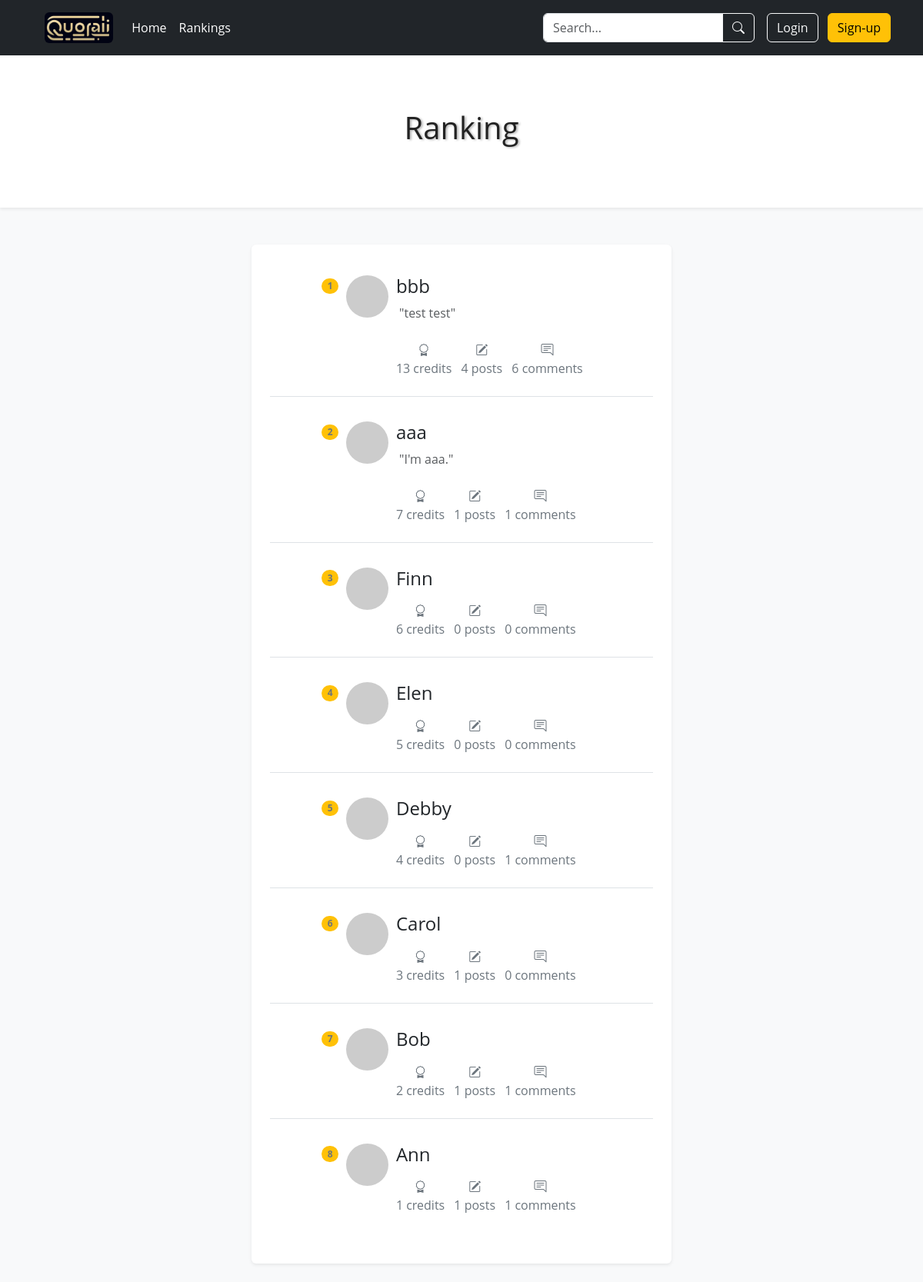
Page /ranking-page on the earlier database version.
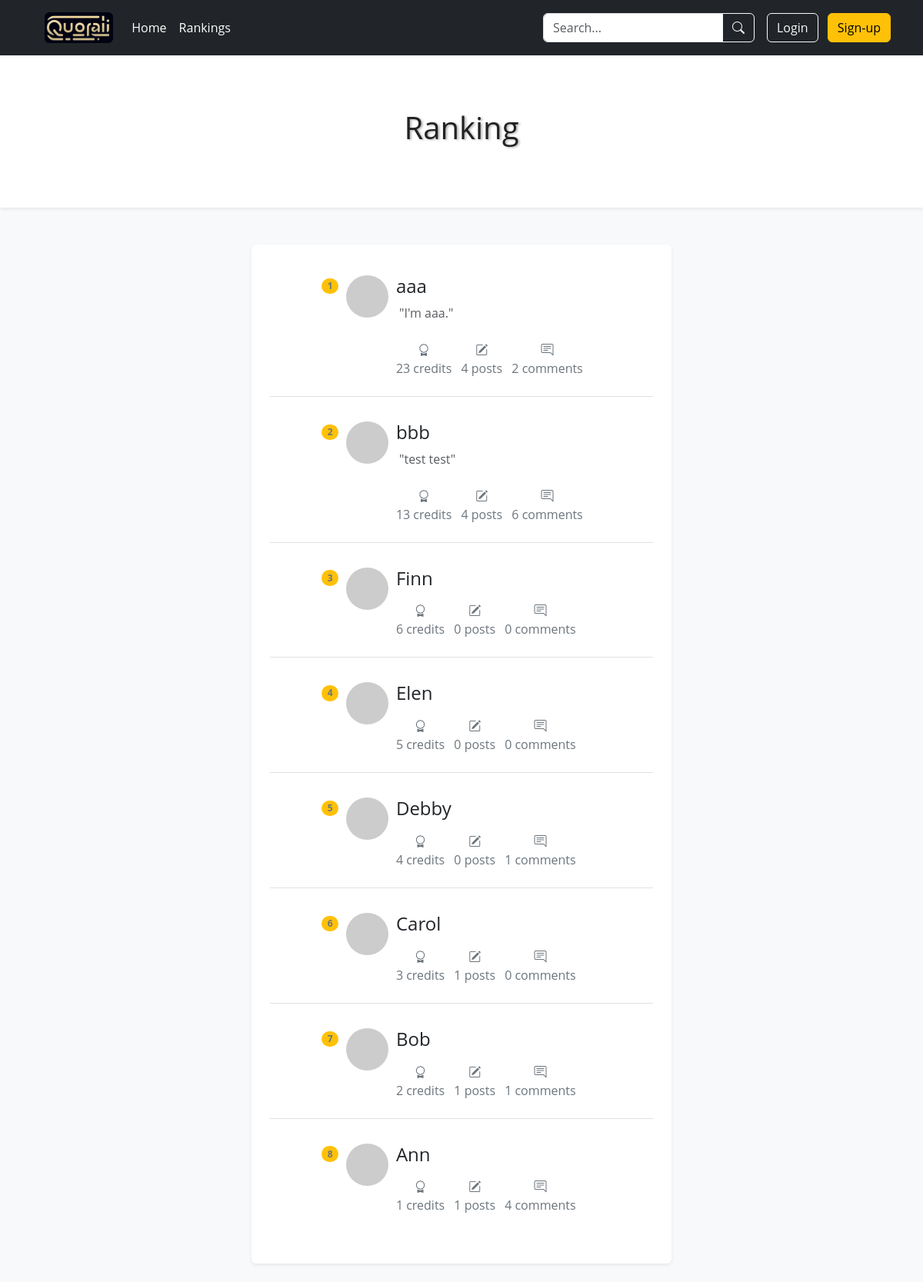
Same page on the later database version.
### app/models.py (models this page shows, shortened)
class User(db.Model, UserMixin):
    id = db.Column(db.Integer, primary_key=True)
    username = db.Column(db.String(16), index=True, unique=True)
    email = db.Column(db.String(64), index=True, unique=True)
    password_hash = db.Column(db.String(256))
    credit = db.Column(db.Integer, default=0)
    bio = db.Column(db.String(1024))
    posts = db.relationship('Post', backref='author', lazy=True)
    comments = db.relationship('Comment', backref='author', lazy='dynamic')

### app/routes.py (the view)
@app.route('/ranking-page')
def rankingPage():
    users = User.query.order_by(desc(User.credit)).all()
    for user in users:
        user.robohash_url = robohash_url(user.email)
    return render_template("ranking-page.html", title='Ranking page', users=users)

### app/routes.py (called while the page is built)
def robohash_url(text):
    return f"https://robohash.org/{text}"

### app/templates/ranking-page.html (shortened to what this page needs)
{% extends "base.html" %}
{% block style %}
<link rel="stylesheet" href="{{ url_for('static', filename='css/ranking-page.css') }}" />
{% endblock %}
{% block main %}
<div class="bg-light cv">
  <header class="text-center bg-white p-4 shadow-sm">
      <h1 class="danger-text py-5">Ranking</h1>
  </header>
  <div class="container mt-5">
      <div class="row clearfix">
          <div class="col-md-6 offset-md-3 column">
              <section class="p-4 mb-4 bg-white rounded shadow-sm box box-odd">
                  <ul class="list-group list-group-flush">
                    {% for user in users %}
                    <li class="list-group-item mt-2 mb-3">
                      <div class="col-md-10 offset-md-1 column row clearfix list-margin border-0">
                          <div class="col-md-1 column">
                            <span class="text-secondary badge rounded-pill bg-warning">{{ loop.index }}</span>
                          </div>
                          <div class="col-md-2 column">
                            <img alt="Profile Picture" src= "{{ user.robohash_url }}" class="rounded-circle" style="height: 55px; width: 55px;"/>
                          </div>
                          <div class="col-md-9 column">
                              <h4>{{ user.username }}</h4>
                              {% if user.bio %}
                              <p class="text-muted">&nbsp;"{{ user.bio }}"</p>
                              {% endif %}
                              <ul class="list-inline">
                                <li class="text-secondary list-inline-item text-center mt-2">
                                  <i class="bi bi-award"></i>
                                  <p>{{ user.credit }} credits</p>
                                </li>
                                <li class="text-secondary list-inline-item text-center">
                                  <i class="bi bi-pencil-square"></i>
                                  <p>{{ user.posts|length }} posts</p>
                                </li>
                                <li class="text-secondary list-inline-item text-center">
                                  <i class="bi bi-chat-right-text"></i>
                                  <p>{{ user.comments.all()|length }} comments</p>
                                </li>
                              </ul>
                          </div>
                        </div>
                    </li>
                    {% endfor %}
                  </ul>
              </section>
          </div>
      </div>
  </div>
</div>
{% endblock %}

Differences in the rows shown:
changed User "aaa": credit "7" → "23"; posts|length "1" → "4"; comments.all|length "1" → "2"; moves up the list
computed for User "Ann": comments.all|length "1" → "4"
